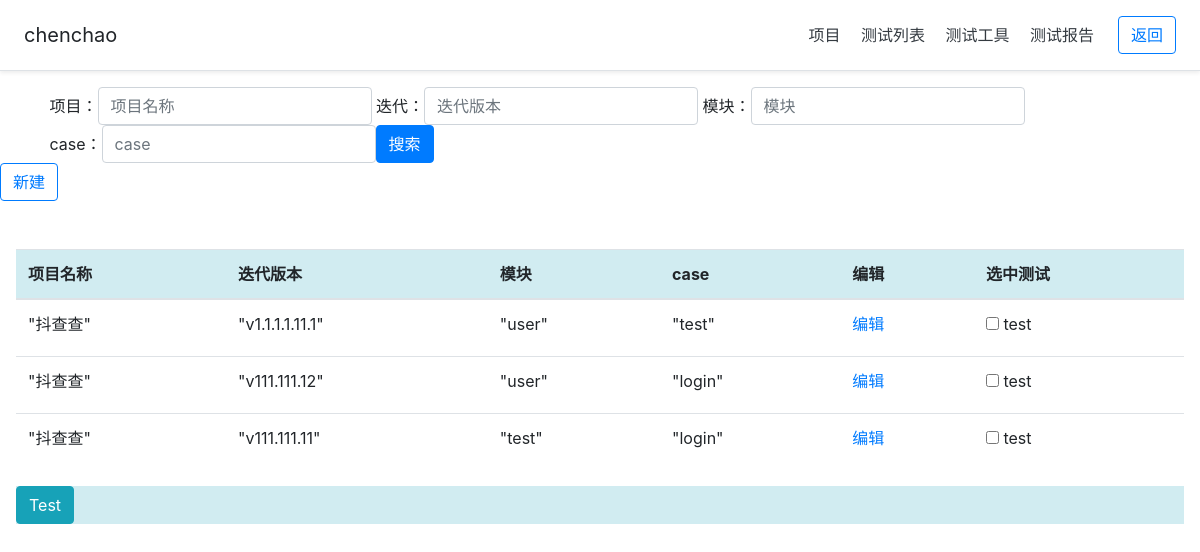
Screenshot of /Dcc/caseapi/ (signed in) with the database file from the repository.
### Dcc/models.py (models this page shows, shortened)
class apilist(models.Model):
    item = models.CharField(max_length=128)
    release = models.CharField(max_length=128)
    modules = models.CharField(max_length=128)
    casename = models.CharField(max_length=500)
    caselists =  models.CharField(max_length=1000)
    case_id = models.AutoField(primary_key=True)
    c_time = models.DateTimeField(auto_now_add=True)
    class Meta:
        ordering = ["-c_time"]
        verbose_name = "接口用例"
        verbose_name_plural = "接口用例"

### Dcc/views.py (the view)
# urls.py: path('caseapi/', views.caseapi_index),
def caseapi_index(request):
    caseapi_return = {
        "code": '',
        "msg": '',
        "equipment": {
        }
    }
    apilist = models.apilist()
    caselists = models.apilist.objects.all()
    for index in range(len(caselists)):
        caseapi_return['equipment'][index] = {
            'item': caselists[index].item,
            'release':caselists[index].release,
            'modules':caselists[index].modules,
            'casename': caselists[index].casename,
            'edit':caselists[index].case_id,
            'go':caselists[index].case_id
        }
    return render(request, 'Dcc/caseapi_index.html',locals())

### Dcc/templates/Dcc/caseapi_index.html (shortened to what this page needs)
{% load static %}
<!doctype html>
<html lang="en">
  <head>
    <link href="https://cdn.bootcss.com/twitter-bootstrap/4.3.1/css/bootstrap.min.css" rel="stylesheet">
    <link href="{% static 'login/css/login.css' %}" rel="stylesheet"/>
  </head>
  <body>
    <div class="d-flex flex-column flex-md-row align-items-center p-3 px-md-4 mb-3 bg-white border-bottom shadow-sm">
  <h5 class="my-0 mr-md-auto font-weight-normal">{{ request.session.user_name }}</h5>
  <nav class="my-2 my-md-0 mr-md-3">
    <a class="p-2 text-dark" href="#">项目</a>
    <a class="p-2 text-dark" href="/Dcc/caseapi/">测试列表</a>
    <a class="p-2 text-dark" href="#">测试工具</a>
    <a class="p-2 text-dark" href="/Dcc/case_report/">测试报告</a>
  </nav>
  <a class="btn btn-outline-primary" href="/login/index/">返回</a>
</div>
<div class="row ">
    <div class="col-md-20  container">
        <form class="form-inline" action="/Dcc/searchcase/" method="post">
            <div class="form-group">
                &nbsp<label for="Item">项目：</label>
              <input name="Items" type="text" class="form-control Item" id="Item" placeholder="项目名称">
            </div>
            <div class="form-group">
                &nbsp<label for="Release">迭代：</label>
                <input name="Releases" type="text" class="form-control Release" id="Release" placeholder="迭代版本">
              </div>
            <div class="form-group">
                &nbsp<label for="Modules">模块：</label>
                <input name="Moduless" type="text" class="form-control Modules" id="Modules" placeholder="模块">
              </div>
              <div class="form-group">
                &nbsp<label for="Casename">case：</label>
                <input name="Casenames" type="text" class="form-control Casename" id="Casename" placeholder="case">
              </div>
              <div class="form-group">
                  <button type="submit" class="btn btn-primary float-right">搜索</button>
              </div>
          </form>
    </div>
    <div class="col-md-1">
                <a class="btn btn-outline-primary" href="/Dcc/caseadd/">新建</a>
    </div>
</div>
    <div class="pricing-header px-3 py-3 pt-md-5 pb-md-4 mx-auto">
        <table data-table class="table table-hover">
            <thead>
             <tr bgcolor="#d1ecf1">
              <th>项目名称</th>
              <th>迭代版本</th>
              <th>模块</th>
              <th>case</th>
              <th>编辑</th>
             <th>选中测试</th>
             </tr>
            </thead>
            <tbody>
                {% for keys, row in caseapi_return.equipment.items %}
                <tr class="success api-line">
                    {% for key, value in row.items %}
                        {% if key == 'edit' %}
                             <td >
                                 <a  class='editcase_id={{ value }}' href="/Dcc/case_edit/?case_id={{ value }}" name={{ value }} editcase_id={{ value }}>编辑</a>
                              </td>
                        {% elif key == 'go' %}
                             <td >
                              <label>
                                  <input class='gocase_id={{ value }}' type="checkbox" name={{ value }} gocase_id={{ value }}> test
                              </label>
                              </td>
                        {% else %}
                            <td >
                                "{{ value }}"
                            </td>
                        {% endif %}
                    {% endfor %}
                </tr> {% endfor %}
            </tbody>
           </table>
            <div class="alert-info navbar-fixed-bottom">
            <button type="button" class="btn btn-info gotest" onclick="gotest_onclick()" >Test</button>
  </div>
      </div>
  </body>
</html>

### login/static/login/css/login.css (style rules this page uses)
body { height: 100%; }

### rows the page displays
apilist: row "抖查查" "v1.1.1.1.11.1" "user" "test"
apilist: row "抖查查" "v111.111.12" "user" "login"
apilist: row "抖查查" "v111.111.11" "test" "login"

### other values shown
{{ request.session.user_name }} "chenchao"
